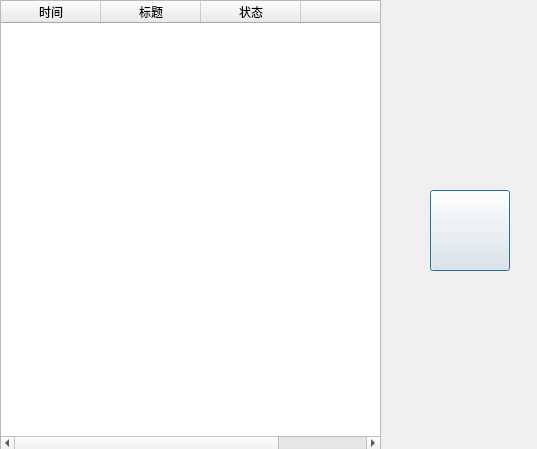
<?xml version="1.0" encoding="UTF-8"?>
<ui version="4.0">
 <class>dlg_system_message</class>
 <widget class="QDialog" name="dlg_system_message">
  <property name="geometry">
   <rect>
    <x>0</x>
    <y>0</y>
    <width>537</width>
    <height>449</height>
   </rect>
  </property>
  <property name="windowTitle">
   <string>Dialog</string>
  </property>
  <widget class="QTableWidget" name="tableWidget_contents">
   <property name="geometry">
    <rect>
     <x>0</x>
     <y>0</y>
     <width>381</width>
     <height>451</height>
    </rect>
   </property>
   <column>
    <property name="text">
     <string>时间</string>
    </property>
   </column>
   <column>
    <property name="text">
     <string>标题</string>
    </property>
   </column>
   <column>
    <property name="text">
     <string>状态</string>
    </property>
   </column>
   <column>
    <property name="text">
     <string/>
    </property>
   </column>
  </widget>
  <widget class="QPushButton" name="btn_delete">
   <property name="geometry">
    <rect>
     <x>430</x>
     <y>190</y>
     <width>80</width>
     <height>81</height>
    </rect>
   </property>
   <property name="styleSheet">
    <string notr="true">border-image: url(:/image/delete.ico);</string>
   </property>
   <property name="text">
    <string/>
   </property>
  </widget>
 </widget>
 <resources/>
 <connections/>
</ui>
